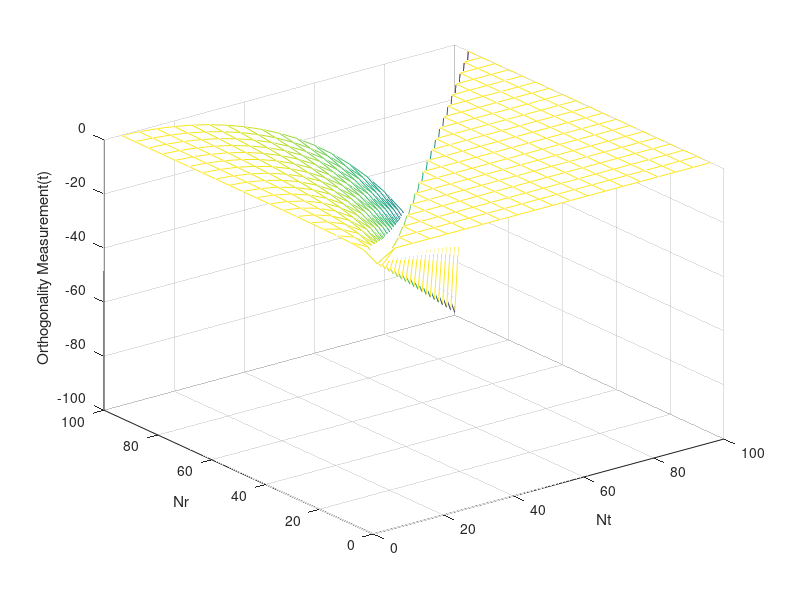
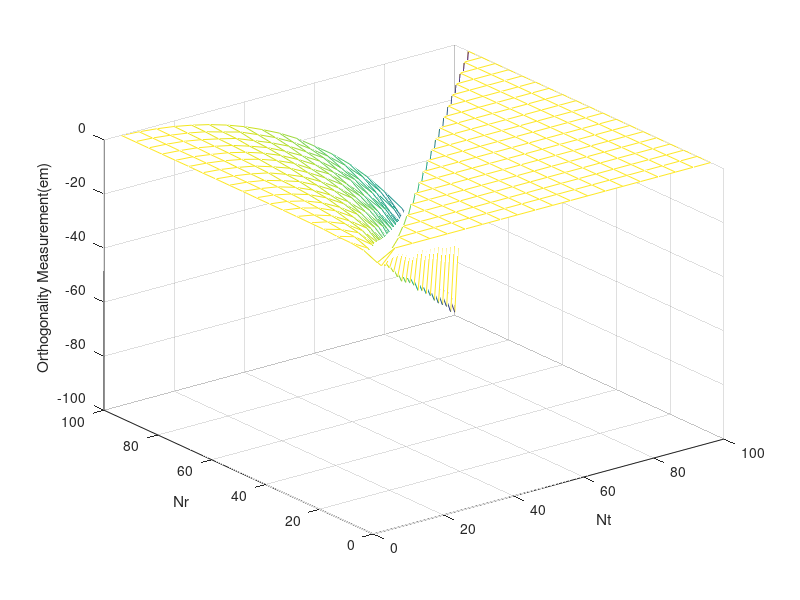

Write MATLAB code to recreate these figures, in order.
%% this routine calcultate the theoretical logarithmic expectation of Orthogonality measure (OM), as well as the 
% the empirical estimation of the logarithmic expecation of OM.
% the channel matrix sizes considered here is 5<=Nr<=200, and 5<=Nt<=Nr
count1=0;
count2=0;
count3=0;
Crealization=1e1;
e=exp(1);
Size=20;
Et=zeros(Size);
Eem=zeros(Size);
count=0;
for Nr=5:5:5*Size
    count1=count1+1;
    count2=0;
    for Nt=5:5:Nr
        count2=count2+1;
        Et(count1, count2)=0;
        for i=1:Nt
        Et(count1,count2)=Et(count1, count2)+(psi(Nr-i+1)-psi(Nr));% calculate the theoretical logarithmic expectation of OM
        end
         Eem(count1, count2)=0;
         
        for count3=1:Crealization   %calculate the empirical estimation of the logarithmic expectation of OM 
           H=complex(normrnd(0,1/sqrt(2),[Nr,Nt]),normrnd(0,1/sqrt(2),[Nr, Nt]));  %generate the channel matrix
           hNorm=1;
           for count4=1:Nt
               hNorm=hNorm*norm(H(:,count4))^2;
           end
           Eem(count1, count2)=Eem(count1, count2)+log(det(H'*H)/(hNorm))/log(e);
        end
        Eem(count1, count2)=Eem(count1,count2)/Crealization;    %taking average of the 
        count=count+1;
    end
end

V_M=Eem-Et;
V=0;    %% the variance between E(ln(OM))t and E(ln(OM))em
for i=1:Size
    for j=1:Size
        V=V+V_M(i,j)^(2);
    end
end
V=V/(count);
figure (1)
mesh(5:5:5*Size,5:5:5*Size,Et),xlabel('Nt'),ylabel('Nr'),zlabel('Orthogonality Measurement(t)');
figure (2)
mesh(5:5:5*Size,5:5:5*Size,real(Eem)),xlabel('Nt'),ylabel('Nr'),zlabel('Orthogonality Measurement(em)');